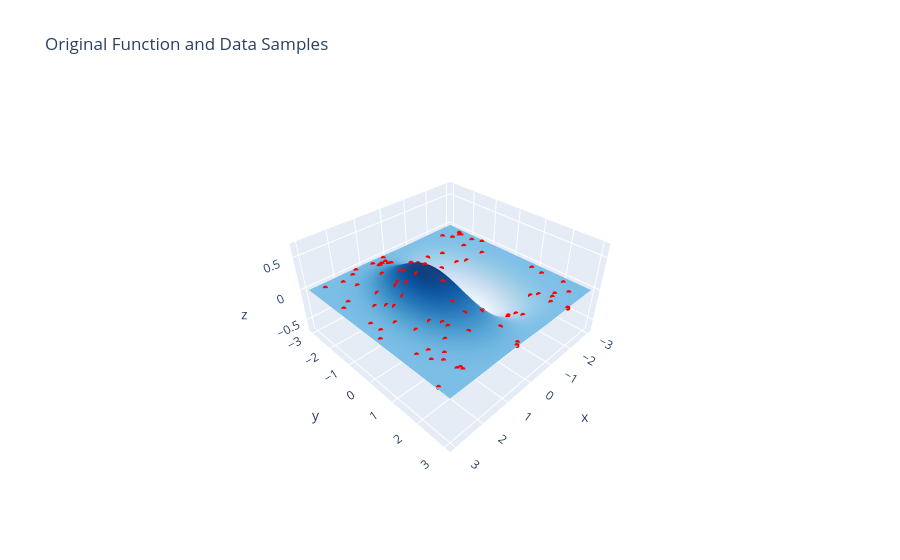
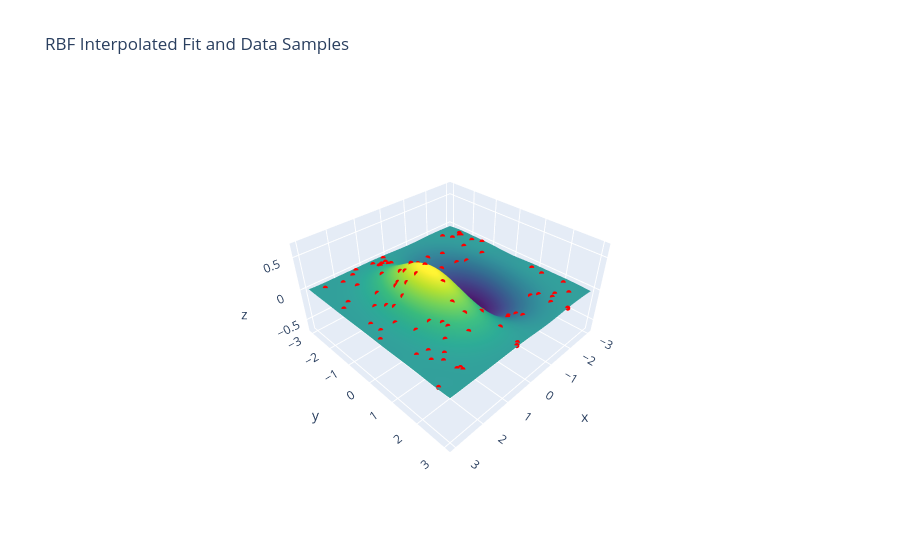

Notebook cell for these charts, in order:
### Code cell
import numpy as np
import plotly.graph_objects as go
from scipy.interpolate import RBFInterpolator

# Define the target function
def f(x, y):
    return np.exp(-.5*x**2 - .2*y**2) * np.sin(x) * np.cos(.5*y)

x_grid_vals = np.linspace(-3, 3, 100)
y_grid_vals = np.linspace(-3, 3, 100)
X, Y = np.meshgrid(x_grid_vals, y_grid_vals)
Z_true = f(X, Y)

num_samples = 100
x_samples = np.random.uniform(-3, 3, num_samples)
y_samples = np.random.uniform(-3, 3, num_samples)
z_samples = f(x_samples, y_samples)

# Prepare sample points for RBFInterpolator
sample_points = np.column_stack((x_samples, y_samples))

dist_matrix = np.sqrt((x_samples[:, np.newaxis] - x_samples)**2 + (y_samples[:, np.newaxis] - y_samples)**2)
average_distance = np.mean(dist_matrix)
eps = 1 / average_distance

# Fit RBF interpolator (using Gaussian kernel, can adjust epsilon and degree as needed)
rbf = RBFInterpolator(sample_points, z_samples, kernel='gaussian', epsilon=1, degree=1)

# Evaluate on grid
grid_points = np.column_stack((X.ravel(), Y.ravel()))
Z_fit = rbf(grid_points).reshape(X.shape)

surface_true = go.Surface(x=X, y=Y, z=Z_true, colorscale='Blues', showscale=False, name='Original')
surface_fit = go.Surface(x=X, y=Y, z=Z_fit, colorscale='Viridis', showscale=False, name='RBF Fit')
scatter_samples = go.Scatter3d(
    x=x_samples, y=y_samples, z=z_samples,
    mode='markers', marker=dict(color='red', size=3), name='Samples'
 )

# Plot 1: Original Function
fig_original = go.Figure(data=[surface_true, scatter_samples])
fig_original.update_layout(
    title='Original Function and Data Samples',
    scene=dict(
        xaxis_title='x', yaxis_title='y', zaxis_title='z',
        zaxis=dict(range=[-.7, .7]),
        aspectratio=dict(x=1, y=1, z=0.5)
    )
)
print("Displaying the original function...")
fig_original.show()

# Plot 2: RBF Interpolation
fig_fit = go.Figure(data=[surface_fit, scatter_samples])
fig_fit.update_layout(
    title='RBF Interpolated Fit and Data Samples',
    scene=dict(
        xaxis_title='x', yaxis_title='y', zaxis_title='z',
        zaxis=dict(range=[-.7, .7]),
        aspectmode='manual',
        aspectratio=dict(x=1, y=1, z=0.5)
    )
)
print("Displaying the RBF fitted function...")
fig_fit.show()
